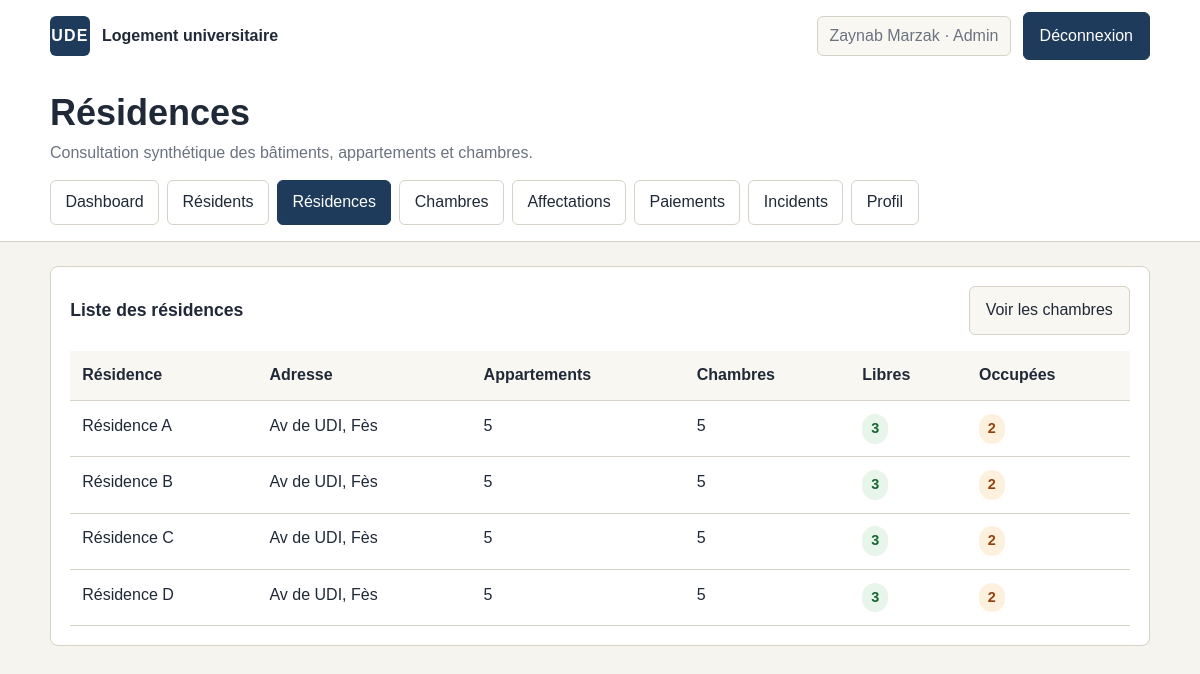
Screenshot of /admin/residences.php (signed in) with the database file from the repository.
### tables this page shows
CREATE TABLE residence (
    id_residence        INT AUTO_INCREMENT PRIMARY KEY,
    id_admin            INT NOT NULL,
    nom_residence       VARCHAR(100) NOT NULL UNIQUE,
    adresse_residence   VARCHAR(255),
    FOREIGN KEY (id_admin) REFERENCES admin(id_admin)
);

### config/db.php (called while the page is built, shortened)
<?php
function detectBasePathFromScript(): string
{
    $scriptName = str_replace('\\', '/', $_SERVER['SCRIPT_NAME'] ?? '');
    $directory = str_replace('\\', '/', dirname($scriptName));
    $directory = $directory === '.' ? '' : $directory;
    $knownFolders = ['/admin', '/auth', '/resident', '/technicien', '/config', '/assets', '/docs'];
    foreach ($knownFolders as $folder) {
        if ($directory === $folder) {
            return '';
        }
    }
    return normalizeBasePath($directory);
}
function appBasePath(): string
{
    return detectBasePathFromScript();
}
function appUrl(string $path = ''): string
{
    $basePath = appBasePath();
    $path = '/' . ltrim($path, '/');
    return $basePath . $path;
}

### admin/residences.php (the view, shortened to what this page needs)
<?php
require_once __DIR__ . '/../config/auth_check.php';
require_once __DIR__ . '/../config/ui.php';
$pdo = getDB();
$residences = $pdo->query(
    "SELECT r.id_residence, r.nom_residence, r.adresse_residence,
            COUNT(DISTINCT a.id_appartement) AS nb_appartements,
            COUNT(c.id_chambre) AS nb_chambres,
            SUM(CASE WHEN c.status_chambre = 'Libre' THEN 1 ELSE 0 END) AS chambres_libres,
            SUM(CASE WHEN c.status_chambre = 'Occupée' THEN 1 ELSE 0 END) AS chambres_occupees
     FROM residence r
     LEFT JOIN appartement a ON a.id_residence = r.id_residence
     LEFT JOIN chambre c ON c.id_appartement = a.id_appartement
     GROUP BY r.id_residence, r.nom_residence, r.adresse_residence
     ORDER BY r.nom_residence"
)->fetchAll();
?>
<main class="main-content">
    <div class="page-shell panel-stack">
        <section class="table-card">
            <div class="toolbar"><h2>Liste des résidences</h2><a class="btn btn-secondary" href="<?= e(appUrl('/admin/chambres.php')) ?>">Voir les chambres</a></div>
            <div class="table-scroll">
                <table>
                    <thead><tr><th>Résidence</th><th>Adresse</th><th>Appartements</th><th>Chambres</th><th>Libres</th><th>Occupées</th></tr></thead>
                    <tbody>
                    <?php if (!$residences): ?>
                        <tr><td colspan="6" class="muted">Aucune résidence trouvée.</td></tr>
                    <?php else: foreach ($residences as $residence): ?>
                        <tr>
                            <td><?= e($residence['nom_residence']) ?></td>
                            <td><?= e($residence['adresse_residence'] ?: '-') ?></td>
                            <td><?= (int) $residence['nb_appartements'] ?></td>
                            <td><?= (int) $residence['nb_chambres'] ?></td>
                            <td><span class="status status-success"><?= (int) $residence['chambres_libres'] ?></span></td>
                            <td><span class="status status-warning"><?= (int) $residence['chambres_occupees'] ?></span></td>
                        </tr>
                    <?php endforeach; endif; ?>
                    </tbody>
                </table>
            </div>
        </section>
    </div>
</main>

### assets/theme.css (style rules this page uses)
:root { --bg: #f6f4ef; --surface: #ffffff; --surface-soft: #f9f7f2; --border: #d7d2c7; --text: #1f2937; --muted: #6b7280; --primary: #1f3b5b; --primary-dark: #162c44; --success: #166534; --success-bg: #e8f5ea; --warning: #92400e; --warning-bg: #fdf1de; --danger: #991b1b; --danger-bg: #fde8e8; }
* { box-sizing: border-box; }
body { margin: 0; background: var(--bg); color: var(--text); font-family: Arial, Helvetica, sans-serif; line-height: 1.5; }
a { color: var(--primary); text-decoration: none; }
.page-shell, .page-shell-narrow { width: min(1100px, calc(100% - 2rem)); margin: 0 auto; }
.main-content { padding: 1.5rem 0 2rem; }
.panel-stack { display: grid; gap: 1rem; }
.card, .table-card, .hero-card, .dashboard-section, .stat-card, .auth-card { background: var(--surface); border: 1px solid var(--border); border-radius: 8px; }
.card, .table-card, .dashboard-section, .stat-card, .auth-card { padding: 1.2rem; }
.toolbar { display: flex; align-items: center; justify-content: space-between; gap: 1rem; flex-wrap: wrap; margin-bottom: 1rem; }
.toolbar h2, .dashboard-section h2, .table-card h2, .card h2 { margin: 0; font-size: 1.1rem; }
.btn, button, .role-button { display: inline-flex; align-items: center; justify-content: center; min-height: 42px; padding: 0.7rem 1rem; border-radius: 6px; border: 1px solid var(--border); background: var(--surface); color: var(--text); cursor: pointer; }
.btn-secondary { background: var(--surface-soft); }
.table-scroll { overflow-x: auto; }
table { width: 100%; border-collapse: collapse; min-width: 680px; }
th, td { padding: 0.8rem 0.75rem; border-bottom: 1px solid var(--border); text-align: left; vertical-align: top; }
th { background: var(--surface-soft); }
.status { display: inline-flex; align-items: center; padding: 0.25rem 0.55rem; border-radius: 999px; font-size: 0.9rem; font-weight: 700; }
.status-success { background: var(--success-bg); color: var(--success); }
.status-warning { background: var(--warning-bg); color: var(--warning); }

### rows the page displays
residence: nom_residence "Résidence A", adresse_residence "Av de UDI, Fès", nb_appartements "5", nb_chambres "5", chambres_libres "3", chambres_occupees "2"
residence: nom_residence "Résidence B", adresse_residence "Av de UDI, Fès", nb_appartements "5", nb_chambres "5", chambres_libres "3", chambres_occupees "2"
residence: nom_residence "Résidence C", adresse_residence "Av de UDI, Fès", nb_appartements "5", nb_chambres "5", chambres_libres "3", chambres_occupees "2"
residence: nom_residence "Résidence D", adresse_residence "Av de UDI, Fès", nb_appartements "5", nb_chambres "5", chambres_libres "3", chambres_occupees "2"

### other values shown
currentUserName() "Zaynab Marzak"
$role "Admin"
$title "Résidences"
$subtitle "Consultation synthétique des bâtiments, appartements et chambres."
$label "Dashboard"
$label "Résidents"
$label "Résidences"
$label "Chambres"
$label "Affectations"
$label "Paiements"
$label "Incidents"
$label "Profil"
